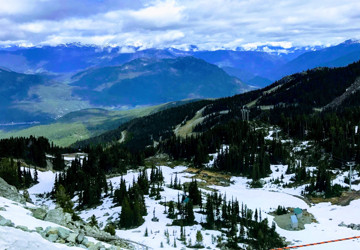
#> input picture ch_12/whilster.jpg, 360 x 250 px
$ python ch12_8.py
#> lines starting #> are read from the running program, lines starting #| are printed output that depends on the picture
# Dilate()
# kernel = 3x3 , 5x5

import cv2
import numpy as np

src = cv2.imread('whilster.jpg')
#> src is the input picture: shape (250, 360, 3); mean B, G, R 144.1, 118.8, 89.9

kernel3 = np.ones((3, 3), np.uint8)
kernel5 = np.ones((5, 5), np.uint8)

dst3e = cv2.erode(src, kernel3)
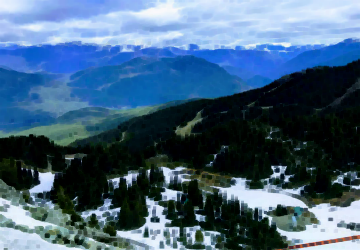
#> dst3e: shape (250, 360, 3); mean B, G, R 123.9, 98.5, 69.4
dst5e = cv2.erode(src, kernel5)
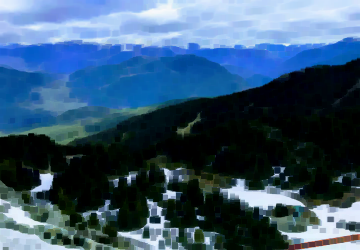
#> dst5e: shape (250, 360, 3); mean B, G, R 112.6, 87, 58.1

dst3d = cv2.dilate(src, kernel3)
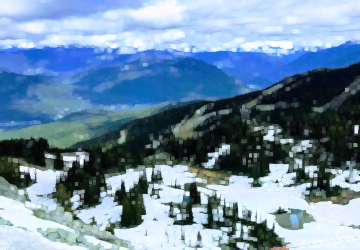
#> dst3d: shape (250, 360, 3); mean B, G, R 165.1, 140.4, 112.1
dst5d = cv2.dilate(src, kernel5)
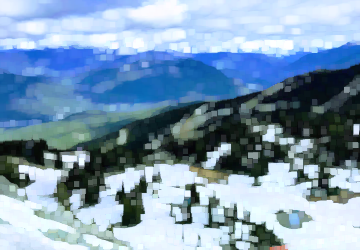
#> dst5d: shape (250, 360, 3); mean B, G, R 178.6, 154.6, 127.1

cv2.imshow('Src', src)
cv2.imshow('Erosion 3x3', dst3e)
cv2.imshow('Erosion 5x5', dst5e)
cv2.imshow('Dilate 3x3', dst3d)
cv2.imshow('Dilate 5x5', dst5d)

cv2.waitKey(0)
cv2.destroyAllWindows()
